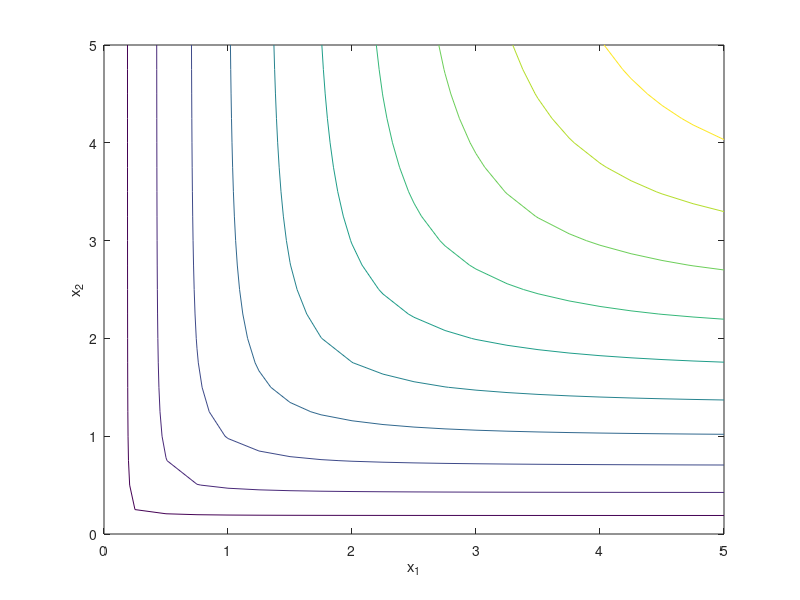
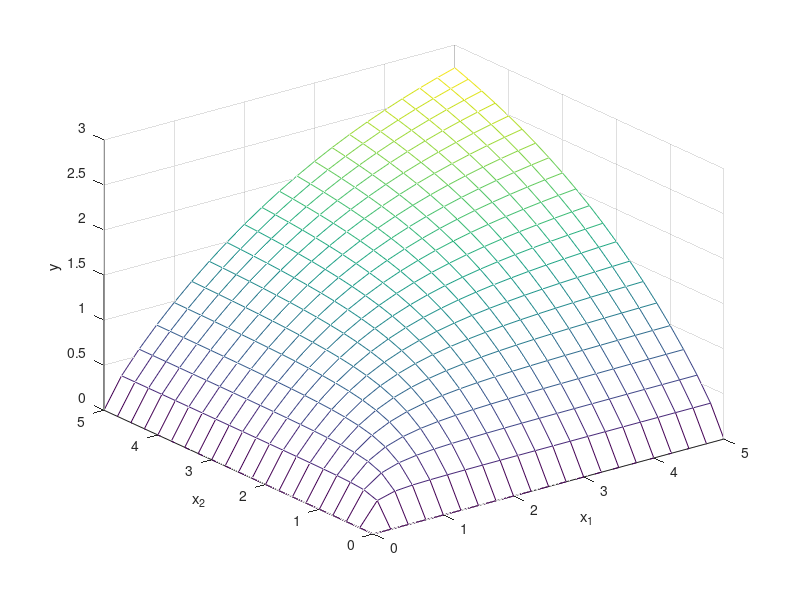
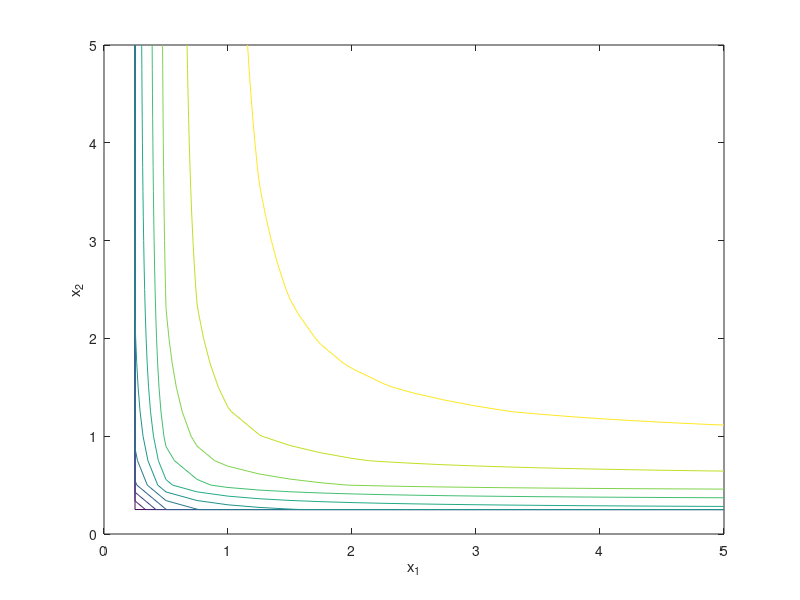
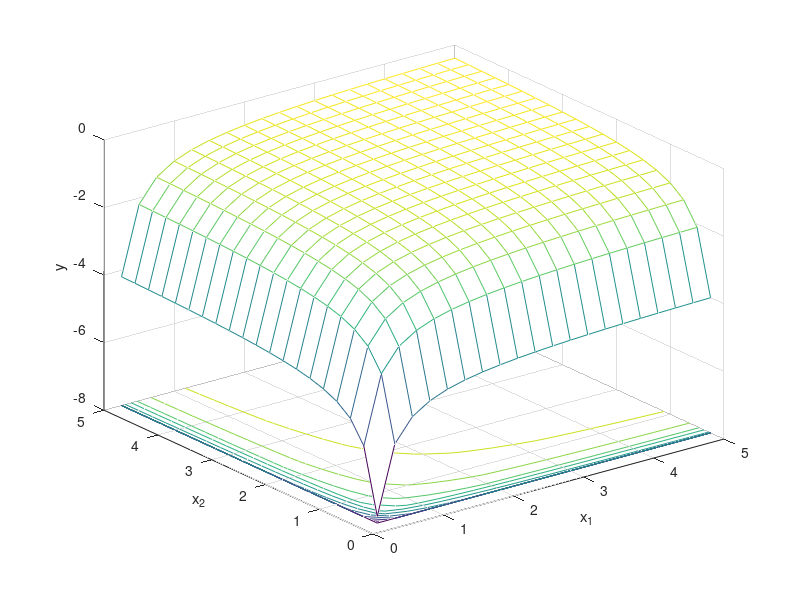

These figures' MATLAB source, in order:
clear
close all
% CES 
a = 2; b = 4/5;
f{1} = @(x1,x2) (x1.^(-a) + x2.^(-a)).^(-b/a);
name{1} = 'ces';
% crra
gamma = 2; beta = 0.95;
f{2} = @(c1,c2) c1.^(1-gamma)/(1-gamma) + beta*c2.^(1-gamma)/(1-gamma);
name{2} = 'crra';
% cara
alpha = 1;
f{3} = @(c1,c2) -exp(-alpha*c1) + beta*-exp(-alpha*c2);
name{3} = 'cara';
[x y] = meshgrid(0:.25:5,0:.25:5);
for i=1:numel(f)
  figure;
  contour(x,y,f{i}(x,y));
  xlabel('x_1');
  ylabel('x_2');
  print('-depsc',sprintf("%sc.eps",name{i}));
  figure;
  meshc(x,y,f{i}(x,y));
  xlabel('x_1');
  ylabel('x_2');
  zlabel('y');
  print('-depsc',sprintf("%s3d.eps",name{i}));
end

